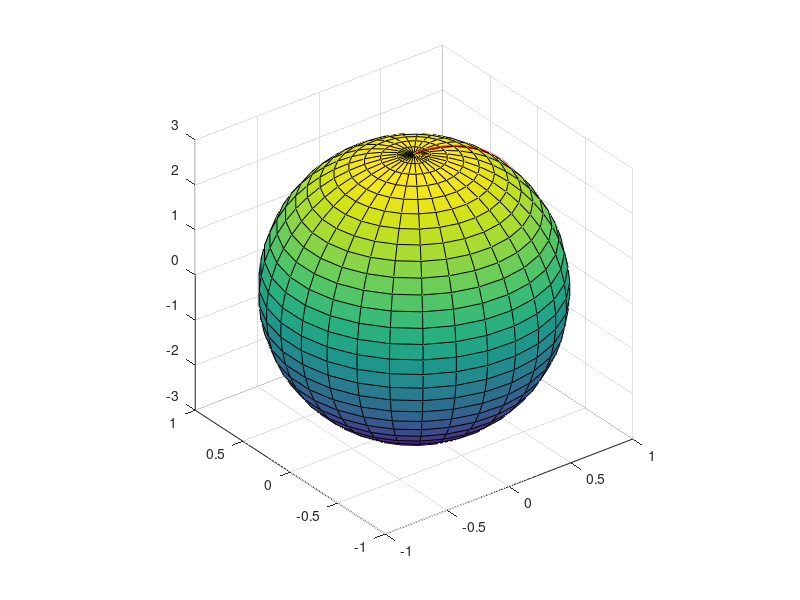
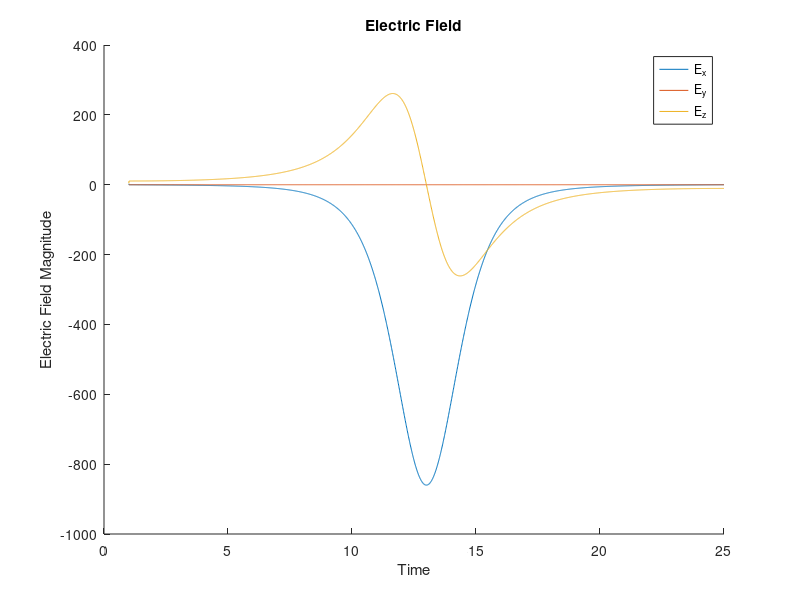
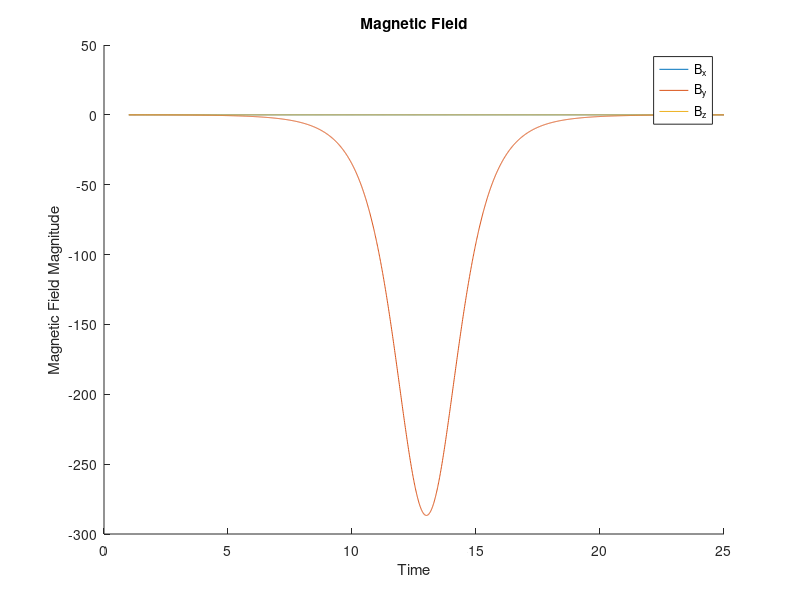
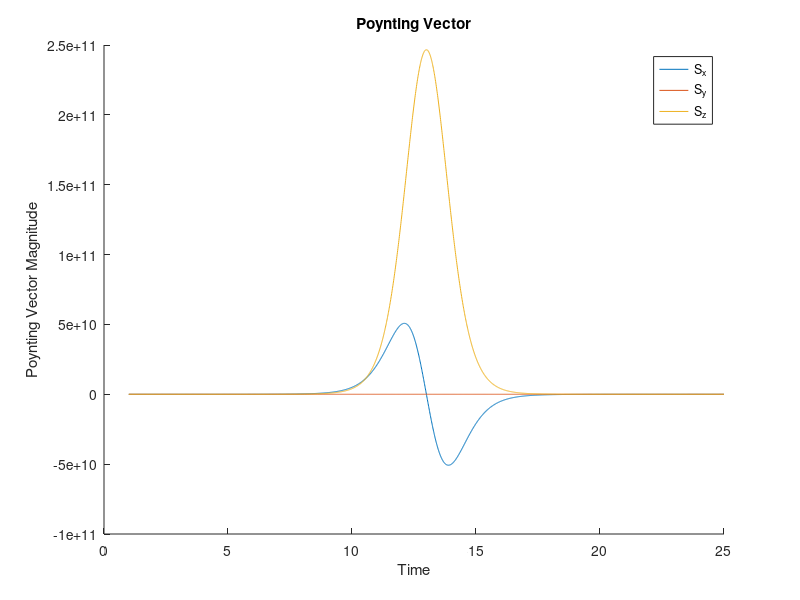

Recreate these plots in MATLAB, in order.
%% Ellipsoid
a = 1;
b = 1;
c = 3;
% arbitrary set time
dt = 0.01;
t = 1:dt:25;
n = length(t);

% frequency variable longitudinally around ellipsoid
omega = 0.0;
% frequency variable latitudinally around ellipsoid
delta = 0.25;

% set equal spacing using 30 points
theta = linspace(0,pi,30);
phi = linspace(0,2*pi,30);

[th, ph] = meshgrid(theta, phi);

% allocate memory
% ellipsoid surface
x = zeros(length(th),length(ph));
y = zeros(length(th),length(ph));
z = zeros(length(th),length(ph));

% particle path
X = zeros(length(th),length(ph));
Y = zeros(length(th),length(ph));
Z = zeros(length(th),length(ph));

% Plot the surface (polar reference)
figure(1);
x = a.*sin(th).*cos(ph);
y = b.*sin(th).*sin(ph);
z = c.*cos(th);

ellip = surf(x,y,z);
hold on

% from center of ellipsoid
% This path shows a particle starting at the bottom pole of the ellipsoid 
% then travelling upward to the top pole of the ellipsoid 
theta = linspace(-pi/2,pi/2,n);

% theta = linspace(pi/2,-pi/2,n); % travelling from top pole to bottom pole
% theta = delta*t;

% path of particle (respect to center)
X = a.*cos(theta).*cos(omega*t);
Y = b.*cos(theta).*sin(omega*t);
Z = c.*sin(theta);

plot3(X,Y,Z,'r','linewidth',2);
% This poroportionally scales the 3 dimensional axes so the ellipsoid appears
% properly elongated
h = get(gca,'DataAspectRatio');
if h(3)==1
      set(gca,'DataAspectRatio',[1 1 1/max(h(1:2))])
else
      set(gca,'DataAspectRatio',[1 1 h(3)])
end
hold off

% % velocity components
Vx = -omega.*a.*cos(theta).*sin(omega*t);
Vy = omega.*b.*cos(theta).*cos(omega*t);
Vz = c.*cos(theta);
% acceleration components
Ax = -(omega^2).*a.*cos(theta).*cos(omega*t);
Ay = -(omega^2).*b.*cos(theta).*sin(omega*t);
Az = c.*cos(theta);

%////////////////////////////////////////////
% These describe the particle elements when theta depends on time
% theta velocity components
% Vx = -omega.*a.*cos(delta*t).*sin(omega*t) - delta.*a.*sin(delta*t).*cos(omega*t);
% Vy = omega.*b.*cos(delta*t).*cos(omega*t) - delta.*b.*sin(delta*t).*sin(omega*t);
% Vz = -delta.*c.*sin(delta*t);
% % theta acceleration components
% Ax = (omega.*delta.*a.*sin(delta*t).*sin(omega*t) - (omega^2).*a.*cos(delta*t).*cos(omega*t)) + (-(delta^2).*a.*cos(delta*t).*cos(omega*t) + delta.*omega.*a.*sin(delta*t).*cos(omega*t));
% Ay = (-omega.*delta.*b.*sin(delta*t).*cos(omega*t) - (omega^2).*b.*cos(delta*t).*sin(omega*t)) + (-(delta^2).*b.*cos(delta*t).*sin(omega*t) + delta.*omega.*b.*cos(delta*t).*sin(omega*t));
% Az = -(delta^2).*c.*cos(delta*t);

% Observer at center of shape
figure(6);
hold on
r = zeros(3,n);
r(1,1) = 2;
scatter3(r(1,:),r(2,:),r(3,:),'o');
hold off

% position of particle
w = [X; Y; Z];
v = [Vx; Vy; Vz];
a = [Ax; Ay; Az];

% R is vector between observer(r) and particle position(w)
R = r - w;
% figure(4);
% plot(phi,R);

q = 1; % charge of particle
speed_light = 1E8; %3.0E8; % m/s
eps0 = 1; %8.8541878E-12; % C^2/Nm^2
k = q/(4*pi()*eps0);

u = (R./norm(R)).*speed_light - v;

E = zeros(3,n);

% calculation of electric field
for i=1:n
    E(:,i) = (k*norm(R(:,i))./(dot(R(:,i),u(:,i)).^3)) .* ((speed_light^2 - norm(v(:,i))^2).*u(:,i) + cross( R(:,i), (cross(u(:,i),a(:,i))) ));
end
% calculation of magnetic field
B = zeros(3,n);
B = 1/c^2 .* cross(v,E);

figure(2);
hold on
title('Electric Field');
xlabel('Time');
ylabel('Electric Field Magnitude');
% Z field
plot(t,E(1,:));
% Y field
plot(t,E(2,:));
% Z field
plot(t,E(3,:));
legend('E_x','E_y','E_z');
hold off

figure(3);
hold on
title('Magnetic Field');
xlabel('Time');
ylabel('Magnetic Field Magnitude')
% X field
plot(t,B(1,:));
% Y field
plot(t,B(2,:));
% Z field
plot(t,B(3,:));
legend('B_x','B_y','B_z');
hold off

%% Poynting Vector
permiability = 1E-6; %mkg/sA^2
%poynting vector calculation
s = zeros(3,n);
s = (1/permiability).*cross(E,B);
figure(4)
hold on
title('Poynting Vector');
xlabel('Time');
ylabel('Poynting Vector Magnitude');
plot(t,s(1,:));
plot(t,s(2,:));
plot(t,s(3,:));
legend('S_x','S_y','S_z');

%% Radiated Power eq. 11.7
P = zeros(1,length(t));
for i=1:length(t)
    P(i) = (permiability*q^2*norm(a(:,i))^2/(6*pi()*speed_light));
end
figure(5)
hold on
title('Power');
xlabel('Time');
ylabel('Power');
plot(t,P);

%% Electrostatics --> Electrodynamics
q1 = 1;
% new charge location of observer at t = 0
r_charge = zeros(3,n);
r_charge(1,1) = 2;

q2 = 0.001;
vel2 = zeros(3,n);
acc = zeros(3,n);
m2 = 0.001;

% Using Lorentz eq
for i=1:n
    % get new distance between observer and charged particle
    R(:,i) = r_charge(:,i) - w(:,i);
    % unit vector calculation
    u(:,i) = (R(:,i)./norm(R(:,i))).*speed_light - v(:,i);
    % Update electric and magnetic fields
    E(:,i) = (k*norm(R(:,i))./(dot(R(:,i),u(:,i)).^3)) .* ((speed_light^2 - norm(v(:,i))^2).*u(:,i) + cross( R(:,i), (cross(u(:,i),a(:,i))) ));
    B = 1/c^2 .* cross(v,E);
    % update acceleration and velocity to get next position of the charge
    acc(:,i) = q2.*(E(:,i) + cross(vel2(:,i),B(:,i)))/m2;
    vel2(:,i+1) = vel2(:,i) + acc(:,i).*dt;
    r_charge(:,i+1) = r_charge(:,i) + vel2(:,i).*dt;
end
% plot change in charge position
figure(6)
hold on
xlim([-4 4]);
ylim([-4 4]);
zlim([-8 8]);
plot3(r_charge(1,:),r_charge(2,:),r_charge(3,:));

